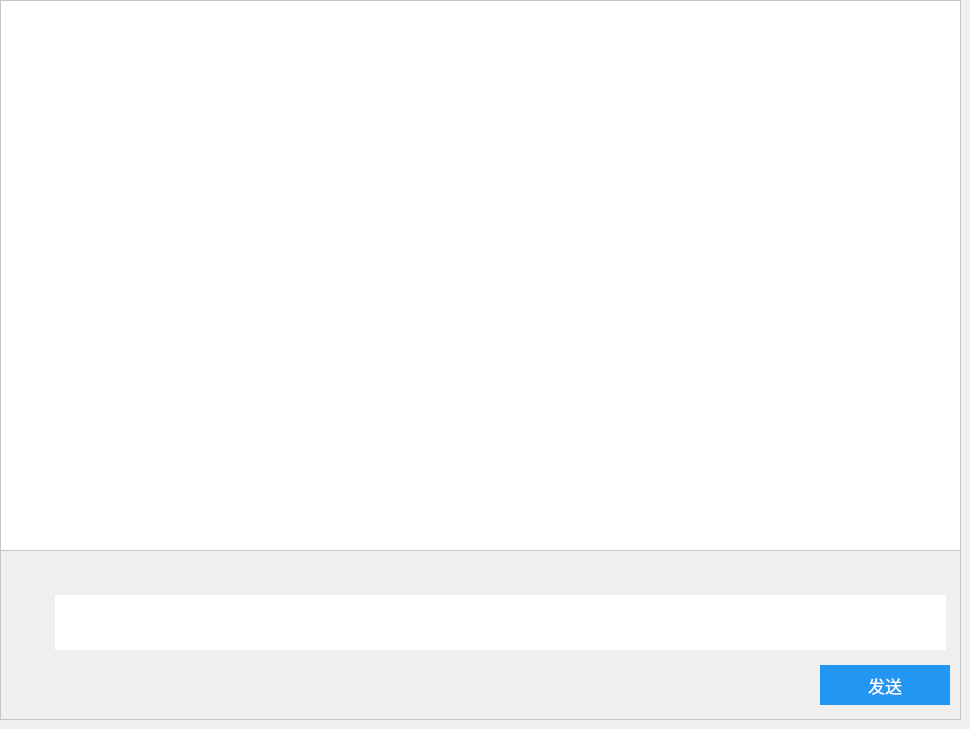
   <widget class="QWidget" name="send_page_1">
    <widget class="QWidget" name="widget_3" native="true">
     <property name="geometry">
      <rect>
       <x>0</x>
       <y>550</y>
       <width>961</width>
       <height>170</height>
      </rect>
     </property>
     <property name="styleSheet">
      <string notr="true">border:1px solid #c5c5c5;</string>
     </property>
     <widget class="QPushButton" name="sendbtn">
      <property name="geometry">
       <rect>
        <x>820</x>
        <y>115</y>
        <width>130</width>
        <height>40</height>
       </rect>
      </property>
      <property name="font">
       <font>
        <pointsize>13</pointsize>
       </font>
      </property>
      <property name="styleSheet">
       <string notr="true">background-color: rgb(33, 150, 243);
color: rgb(255, 255, 255);
border:0px;</string>
      </property>
      <property name="text">
       <string>发送</string>
      </property>
     </widget>
     <widget class="QTextEdit" name="textEdit">
      <property name="geometry">
       <rect>
        <x>55</x>
        <y>45</y>
        <width>891</width>
        <height>55</height>
       </rect>
      </property>
      <property name="font">
       <font>
        <pointsize>15</pointsize>
       </font>
      </property>
      <property name="styleSheet">
       <string notr="true">border:0px;</string>
      </property>
      <property name="frameShape">
       <enum>QFrame::NoFrame</enum>
      </property>
      <property name="frameShadow">
       <enum>QFrame::Plain</enum>
      </property>
     </widget>
     <widget class="QPushButton" name="pushButton_5">
      <property name="geometry">
       <rect>
        <x>205</x>
        <y>10</y>
        <width>30</width>
        <height>30</height>
       </rect>
      </property>
      <property name="styleSheet">
       <string notr="true">border:0px;</string>
      </property>
      <property name="text">
       <string/>
      </property>
      <property name="icon">
       <iconset resource="img.qrc">
        <normaloff>:/chat/chat-box.png</normaloff>:/chat/chat-box.png</iconset>
      </property>
      <property name="iconSize">
       <size>
        <width>27</width>
        <height>27</height>
       </size>
      </property>
      <property name="flat">
       <bool>true</bool>
      </property>
     </widget>
     <widget class="QPushButton" name="transbtn">
      <property name="geometry">
       <rect>
        <x>105</x>
        <y>10</y>
        <width>30</width>
        <height>30</height>
       </rect>
      </property>
      <property name="styleSheet">
       <string notr="true">border:0px;</string>
      </property>
      <property name="text">
       <string/>
      </property>
      <property name="icon">
       <iconset resource="img.qrc">
        <normaloff>:/chat/folder.png</normaloff>:/chat/folder.png</iconset>
      </property>
      <property name="iconSize">
       <size>
        <width>25</width>
        <height>25</height>
       </size>
      </property>
      <property name="flat">
       <bool>true</bool>
      </property>
     </widget>
     <widget class="QPushButton" name="pushButton_4">
      <property name="geometry">
       <rect>
        <x>155</x>
        <y>10</y>
        <width>30</width>
        <height>30</height>
       </rect>
      </property>
      <property name="styleSheet">
       <string notr="true">border:0px;</string>
      </property>
      <property name="text">
       <string/>
      </property>
      <property name="icon">
       <iconset resource="img.qrc">
        <normaloff>:/chat/scissor.png</normaloff>:/chat/scissor.png</iconset>
      </property>
      <property name="iconSize">
       <size>
        <width>30</width>
        <height>30</height>
       </size>
      </property>
      <property name="flat">
       <bool>true</bool>
      </property>
     </widget>
     <widget class="QPushButton" name="pushButton_2">
      <property name="geometry">
       <rect>
        <x>55</x>
        <y>10</y>
        <width>30</width>
        <height>30</height>
       </rect>
      </property>
      <property name="styleSheet">
       <string notr="true">border:0px;</string>
      </property>
      <property name="text">
       <string/>
      </property>
      <property name="icon">
       <iconset resource="img.qrc">
        <normaloff>:/chat/smile.png</normaloff>:/chat/smile.png</iconset>
      </property>
      <property name="iconSize">
       <size>
        <width>25</width>
        <height>25</height>
       </size>
      </property>
      <property name="flat">
       <bool>true</bool>
      </property>
     </widget>
    </widget>
    <widget class="QListWidget" name="rsvMessagelistWidget">
     <property name="geometry">
      <rect>
       <x>0</x>
       <y>0</y>
       <width>961</width>
       <height>551</height>
      </rect>
     </property>
     <property name="styleSheet">
      <string notr="true">
QListWidget
{
border:1px solid  #c5c5c5;
background-color: rgb(255, 255, 255);
}

QListWidget::item{
height:60px;
border:0px;

background:rgb(255, 255, 255);

}
QScrollBar:vertical
{
    width:10px;
    background:rgb(223,223,223);
    margin:0px,0px,0px,0px;
    padding-top:0px;
    padding-bottom:0px;
}
QListWidget::item:selected
{
   border:0px;
}








        

</string>
     </property>
     <property name="selectionMode">
      <enum>QAbstractItemView::NoSelection</enum>
     </property>
    </widget>
   </widget>
